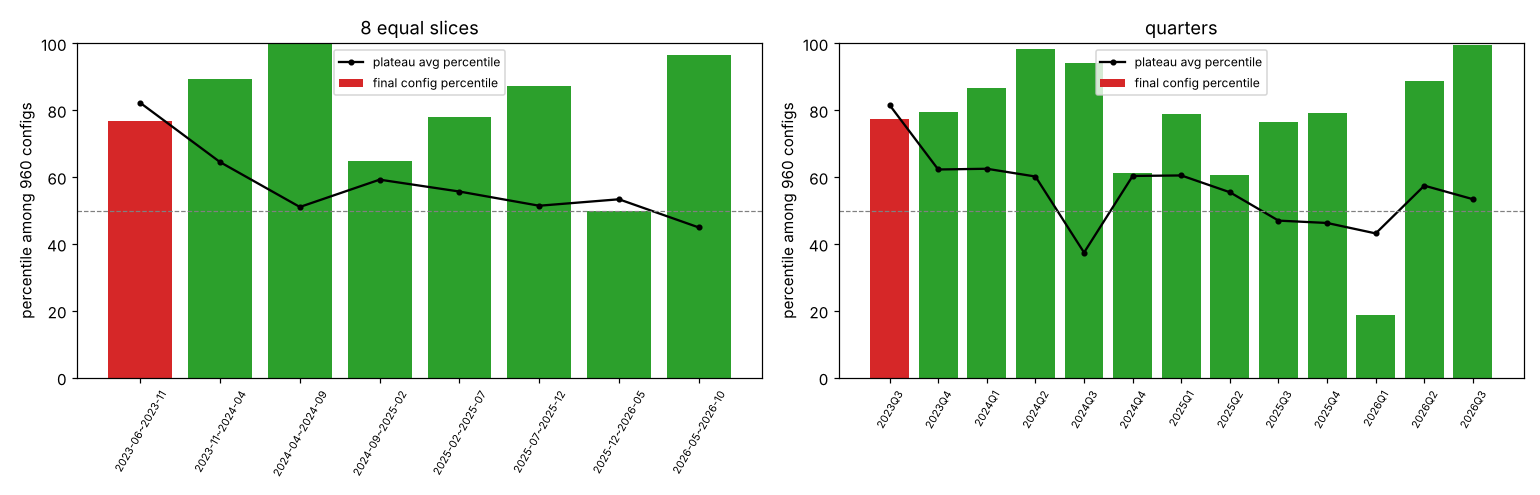

Write Python code to recreate this figure.
"""第二十九部分：定案設定在各時間切片中的相對排名。

沿用第二十八部分的 A 族（急跌買 960 組）日損益矩陣。把交易日切成：8 等分（約 5 個月）、每季、每年，
在每一片裡計算 960 組的日 Sharpe，看定案設定（門檻 2.5、停損 3、持有 120、span 20、z 1380）落在第幾百分位。
對照組：家族中位數、全期前 10 名的平均排名、「高原區」（門檻 2.5~3、持有 120~240、停損 3~6）的平均排名。
另做「留一片」：只用其他 7 片挑出最佳設定，看它在留下那一片的排名（沒有用到那一片的資料 → 沒有挑選偏誤）。
輸出：results_part29.txt、part29_slices.png
"""
import numpy as np
import pandas as pd
import matplotlib
matplotlib.use("Agg")
import matplotlib.pyplot as plt

exec(open("part28_pbo.py", encoding="utf-8").read().split("def cscv")[0])   # 取得 M_all、FINAL（不跑 CSCV）

out = []


def p(*a):
    s = " ".join(str(x) for x in a)
    print(s)
    out.append(s)


MA = M_all[[c for c in M_all.columns if c[0] == "急跌買"]]
MA = MA.loc[:, MA.columns]
dates = pd.DatetimeIndex(MA.index)
full = MA.mean() / MA.std() * np.sqrt(252)
top10 = list(full.nlargest(10).index)
plateau = [c for c in MA.columns if c[1] in (2.5, 2.75, 3.0) and c[3] in (120, 240) and c[2] in (3.0, 4.0, 6.0)]


def sharpe(X):
    sd = X.std().replace(0, np.nan)
    return X.mean() / sd * np.sqrt(252)


def slice_table(groups, label):
    rows = []
    for key, idx in groups:
        X = MA.iloc[idx]
        s = sharpe(X)
        pct = s.rank(pct=True)
        rows.append(dict(切片=key, 天數=len(idx), 定案Sharpe=s[FINAL], 定案百分位=pct[FINAL], 定案總R=X[FINAL].sum(),
                         家族中位Sharpe=s.median(), 家族為正比例=(s > 0).mean(),
                         前10名平均百分位=pct[top10].mean(), 高原區平均百分位=pct[plateau].mean()))
    T = pd.DataFrame(rows)
    p(f"\n--- {label}")
    p(T.round(2).to_string(index=False))
    p(f"  定案：平均百分位 {T.定案百分位.mean():.0%}，中位 {T.定案百分位.median():.0%}，最差 {T.定案百分位.min():.0%}；"
      f"在前 50% 的切片 {(T.定案百分位 > .5).sum()}/{len(T)}、前 25% 的切片 {(T.定案百分位 > .75).sum()}/{len(T)}；"
      f"Sharpe 為正的切片 {(T.定案Sharpe > 0).sum()}/{len(T)}")
    return T


p("=" * 110)
p(f"第二十九部分：定案設定在各時間切片的相對排名（A 族 {MA.shape[1]} 組、{len(MA)} 個交易日）")
p(f"  高原區 = 門檻 2.5~3 × 持有 120~240 × 停損 3~6（共 {len(plateau)} 組）")
p("=" * 110)
n = len(MA)
eq = np.array_split(np.arange(n), 8)
T8 = slice_table([(f"{dates[b[0]]:%Y-%m}~{dates[b[-1]]:%Y-%m}", b) for b in eq], "8 等分")
q = dates.to_period("Q")
TQ = slice_table([(str(k), np.flatnonzero(q == k)) for k in q.unique() if (q == k).sum() >= 30], "每季")
y = dates.year
TY = slice_table([(str(k), np.flatnonzero(y == k)) for k in np.unique(y)], "每年")

# ---------------------------------------------------------------- 留一片
p("\n--- 留一片（8 等分）：只用其他 7 片挑全組最佳 / 高原區最佳 → 在留下那一片的百分位")
rows = []
for i, b in enumerate(eq):
    rest = np.concatenate([eq[j] for j in range(8) if j != i])
    s_rest = sharpe(MA.iloc[rest])
    s_hold = sharpe(MA.iloc[b])
    pct = s_hold.rank(pct=True)
    best = s_rest.idxmax()
    rows.append(dict(留下=f"{dates[b[0]]:%Y-%m}~{dates[b[-1]]:%Y-%m}", 其他片挑到=f"門檻{best[1]} 停損{best[2]} 持有{best[3]} span{best[4]} z{best[5]}",
                     是否為定案=best == FINAL, 留下片百分位=pct[best], 留下片Sharpe=s_hold[best], 定案在其他片排名=int((s_rest > s_rest[FINAL]).sum()) + 1))
L = pd.DataFrame(rows)
p(L.round(2).to_string(index=False))
p(f"  其他片挑到的設定在留下片：平均百分位 {L.留下片百分位.mean():.0%}，Sharpe 為正 {(L.留下片Sharpe > 0).sum()}/8；"
  f"其他 7 片挑到定案設定的次數 {L.是否為定案.sum()}/8；定案在其他 7 片的排名中位 {L.定案在其他片排名.median():.0f}")

fig, ax = plt.subplots(1, 2, figsize=(14, 4.5))
for a_, T, t in ((ax[0], T8, "8 equal slices"), (ax[1], TQ, "quarters")):
    x = np.arange(len(T))
    a_.bar(x, T.定案百分位 * 100, color=np.where(T.定案Sharpe > 0, "tab:green", "tab:red"), label="final config percentile")
    a_.plot(x, T.高原區平均百分位 * 100, "k.-", label="plateau avg percentile")
    a_.axhline(50, color="grey", ls="--", lw=0.8)
    a_.set_xticks(x, T.切片, rotation=60, fontsize=7)
    a_.set_ylim(0, 100)
    a_.set_ylabel("percentile among 960 configs")
    a_.set_title(t)
    a_.legend(fontsize=8)
fig.tight_layout()
fig.savefig("part29_slices.png", dpi=110)
open("results_part29.txt", "w").write("\n".join(out) + "\n")
